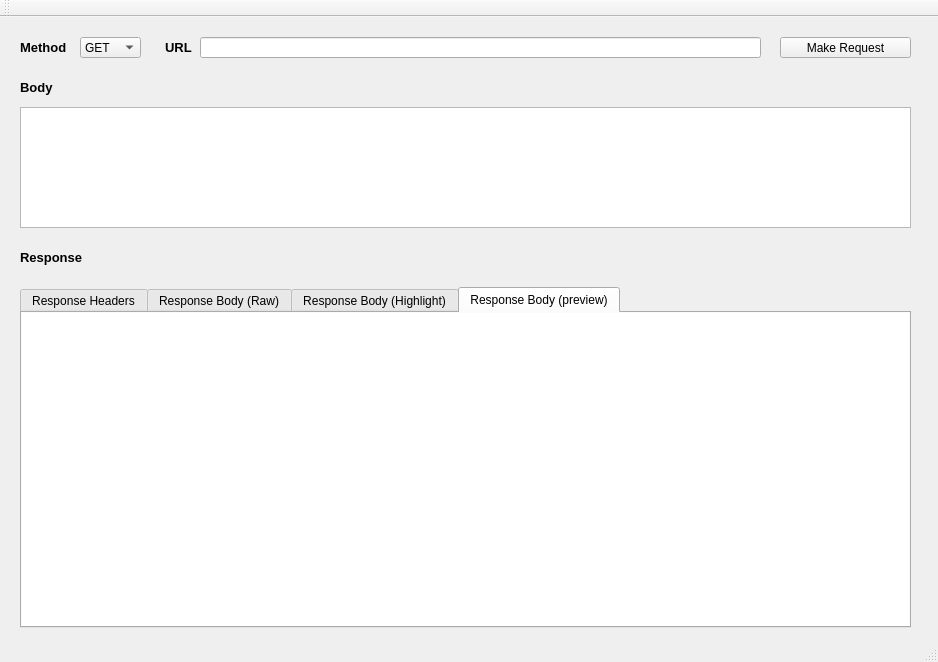
<?xml version="1.0" encoding="UTF-8"?>
<ui version="4.0">
 <class>MainWindow</class>
 <widget class="QMainWindow" name="MainWindow">
  <property name="geometry">
   <rect>
    <x>0</x>
    <y>0</y>
    <width>938</width>
    <height>662</height>
   </rect>
  </property>
  <property name="windowTitle">
   <string>Rest Client Desktop Version</string>
  </property>
  <widget class="QWidget" name="centralWidget">
   <widget class="QLineEdit" name="txtQuery">
    <property name="geometry">
     <rect>
      <x>200</x>
      <y>20</y>
      <width>561</width>
      <height>21</height>
     </rect>
    </property>
    <property name="toolTip">
     <string>Request URL</string>
    </property>
   </widget>
   <widget class="QPushButton" name="pushButton">
    <property name="geometry">
     <rect>
      <x>780</x>
      <y>20</y>
      <width>131</width>
      <height>21</height>
     </rect>
    </property>
    <property name="text">
     <string>Make Request</string>
    </property>
   </widget>
   <widget class="QPlainTextEdit" name="txtBody">
    <property name="geometry">
     <rect>
      <x>20</x>
      <y>90</y>
      <width>891</width>
      <height>121</height>
     </rect>
    </property>
   </widget>
   <widget class="QComboBox" name="comboBox">
    <property name="geometry">
     <rect>
      <x>80</x>
      <y>20</y>
      <width>61</width>
      <height>21</height>
     </rect>
    </property>
    <item>
     <property name="text">
      <string>GET</string>
     </property>
    </item>
    <item>
     <property name="text">
      <string>POST</string>
     </property>
    </item>
    <item>
     <property name="text">
      <string>PUT</string>
     </property>
    </item>
    <item>
     <property name="text">
      <string>DELETE</string>
     </property>
    </item>
    <item>
     <property name="text">
      <string>OPTIONS</string>
     </property>
    </item>
    <item>
     <property name="text">
      <string>HEAD</string>
     </property>
    </item>
    <item>
     <property name="text">
      <string>TRACE</string>
     </property>
    </item>
    <item>
     <property name="text">
      <string>CONNECT</string>
     </property>
    </item>
   </widget>
   <widget class="QLabel" name="label">
    <property name="geometry">
     <rect>
      <x>20</x>
      <y>20</y>
      <width>61</width>
      <height>21</height>
     </rect>
    </property>
    <property name="font">
     <font>
      <pointsize>10</pointsize>
      <weight>75</weight>
      <bold>true</bold>
     </font>
    </property>
    <property name="text">
     <string>Method</string>
    </property>
   </widget>
   <widget class="QLabel" name="label_2">
    <property name="geometry">
     <rect>
      <x>165</x>
      <y>20</y>
      <width>31</width>
      <height>21</height>
     </rect>
    </property>
    <property name="font">
     <font>
      <pointsize>10</pointsize>
      <weight>75</weight>
      <bold>true</bold>
     </font>
    </property>
    <property name="text">
     <string>URL</string>
    </property>
   </widget>
   <widget class="QLabel" name="label_3">
    <property name="geometry">
     <rect>
      <x>20</x>
      <y>60</y>
      <width>47</width>
      <height>21</height>
     </rect>
    </property>
    <property name="font">
     <font>
      <pointsize>10</pointsize>
      <weight>75</weight>
      <bold>true</bold>
     </font>
    </property>
    <property name="text">
     <string>Body</string>
    </property>
   </widget>
   <widget class="QLabel" name="label_4">
    <property name="geometry">
     <rect>
      <x>20</x>
      <y>230</y>
      <width>71</width>
      <height>21</height>
     </rect>
    </property>
    <property name="font">
     <font>
      <pointsize>10</pointsize>
      <weight>75</weight>
      <bold>true</bold>
     </font>
    </property>
    <property name="text">
     <string>Response</string>
    </property>
   </widget>
   <widget class="QTabWidget" name="tabWidget">
    <property name="geometry">
     <rect>
      <x>20</x>
      <y>270</y>
      <width>891</width>
      <height>341</height>
     </rect>
    </property>
    <property name="currentIndex">
     <number>3</number>
    </property>
    <widget class="QWidget" name="tab">
     <attribute name="title">
      <string>Response Headers</string>
     </attribute>
     <widget class="QPlainTextEdit" name="txtHeaders">
      <property name="geometry">
       <rect>
        <x>-1</x>
        <y>-1</y>
        <width>891</width>
        <height>317</height>
       </rect>
      </property>
     </widget>
    </widget>
    <widget class="QWidget" name="tab_2">
     <attribute name="title">
      <string>Response Body (Raw)</string>
     </attribute>
     <widget class="QPlainTextEdit" name="txtResponseRaw">
      <property name="geometry">
       <rect>
        <x>-1</x>
        <y>-1</y>
        <width>891</width>
        <height>317</height>
       </rect>
      </property>
     </widget>
    </widget>
    <widget class="QWidget" name="widget">
     <attribute name="title">
      <string>Response Body (Highlight)</string>
     </attribute>
     <widget class="QPlainTextEdit" name="txtResponseHighlight">
      <property name="geometry">
       <rect>
        <x>-1</x>
        <y>-1</y>
        <width>891</width>
        <height>317</height>
       </rect>
      </property>
     </widget>
    </widget>
    <widget class="QWidget" name="tab_4">
     <attribute name="title">
      <string>Response Body (preview)</string>
     </attribute>
     <widget class="QPlainTextEdit" name="txtResponsePreview">
      <property name="geometry">
       <rect>
        <x>-1</x>
        <y>-1</y>
        <width>891</width>
        <height>317</height>
       </rect>
      </property>
     </widget>
    </widget>
   </widget>
  </widget>
  <widget class="QMenuBar" name="menuBar">
   <property name="geometry">
    <rect>
     <x>0</x>
     <y>0</y>
     <width>938</width>
     <height>20</height>
    </rect>
   </property>
  </widget>
  <widget class="QToolBar" name="mainToolBar">
   <attribute name="toolBarArea">
    <enum>TopToolBarArea</enum>
   </attribute>
   <attribute name="toolBarBreak">
    <bool>false</bool>
   </attribute>
  </widget>
  <widget class="QStatusBar" name="statusBar"/>
 </widget>
 <layoutdefault spacing="6" margin="11"/>
 <resources/>
 <connections/>
</ui>
